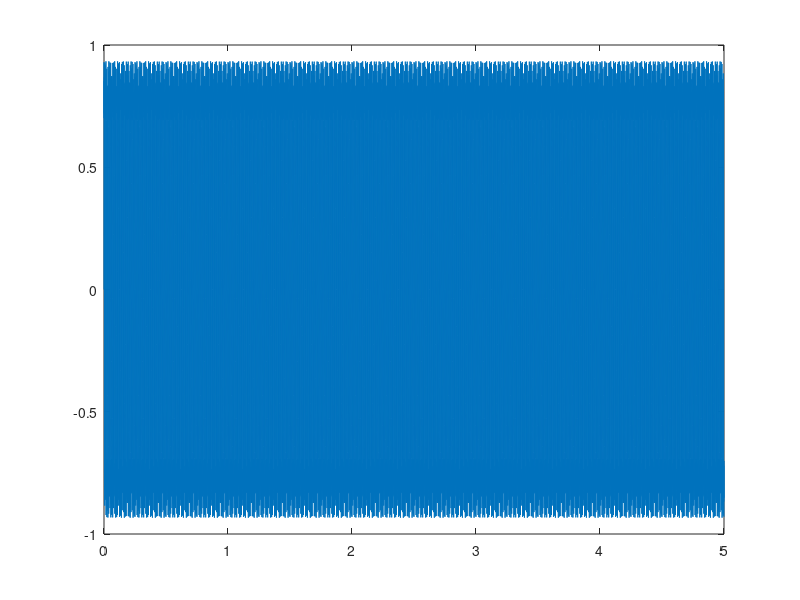

Reproduce this figure in MATLAB.
%% Programa da quinta questao do trabalho de Sinais e Sistemas
%% 2022.2

% dados basicos
f0=156; soma=0;
dt=1/2000;
t=0:dt:5-dt;
var=2*pi*f0.*t;

% Gerando o sinal
for i=0:1:2;
  sa=2*i+1;
  xq=sin(sa*var)/sa;
  soma=soma+xq;
end

plot(t, soma)
